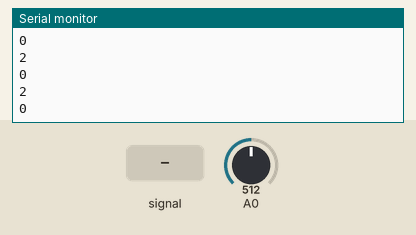
Recording of a sketch running on a simulated Arduino Uno, built with avr-gcc and run on an emulated ATmega328P. Parts: the last lines printed to the serial monitor. Inputs (shaded band) come from the test bench; at power-on: A0 = 512.

Above: at 1.2 s.
1.3 s: A0 fed a 200 Hz sine of ±81 counts around its level
At 1.81 s:
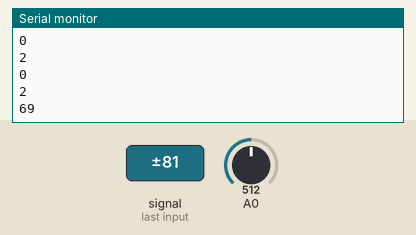
2.8 s: A0 set to 716
At 2.81 s:
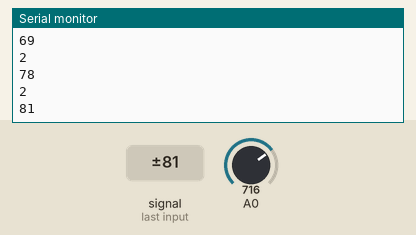
4.3 s: A0 fed a 1000 Hz sine of ±255 counts around its level
At 4.81 s:
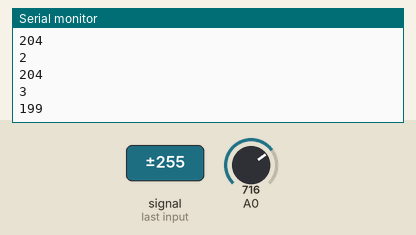
5.8 s: A0 set to 900
At 5.81 s:
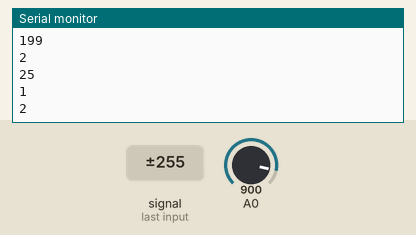
Timing chart, 0 to 8.3 s (numbered marks = the images above; inputs shaded):
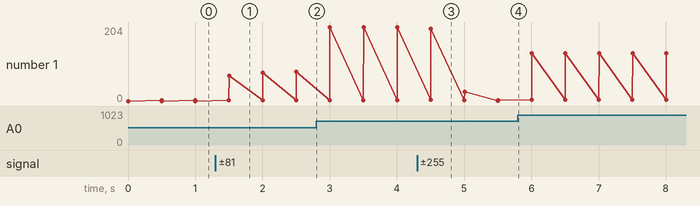

The sketch:

adc_ex.ino
```cpp
volatile uint16_t adc_val = 0;
volatile uint16_t adc_val1 = 0;

void setup() {
	noInterrupts();
	Serial.begin(9600);
	//ADC setup
	ADCSRA |= (1 << ADPS2)
         | (1 << ADPS1)
         | (1 << ADPS0); // Set ADC prescaler to 128 - 125KHz sample rate @ 16MHz
  	ADMUX |= (1 << REFS0); // Set ADC reference to AVCC

    ADMUX |= (1 << ADLAR); // Left adjust ADC result to allow easy 8 bit reading
	ADCSRA |= (1 << ADATE);
	ADCSRA |= (1 << ADEN);  // Enable ADC
	ADCSRA |= (1 << ADIE);  // Enable ADC Interrupt
	ADCSRB |= (1 << ADTS2) | (1 << ADTS1) | (1 << ADTS0);

	// ADMUX &= ~(1 << MUX0)
	//     &  ~(1 << MUX1)
	//     &  ~(1 << MUX2)
	//     &  ~(1 << MUX3);
	ADMUX = 0x00;
	ADCSRA |= (1 << ADSC);  // Start A2D Conversions
	interrupts();
}

void loop() {
	Serial.println(adc_val);
	Serial.println(adc_val1);
	delay(500);
}

ISR(ADC_vect)
{
	digitalWrite(13,HIGH);
	ADCSRA |= (1 << ADSC);
	// while(!(ADCSRA & (1<<ADIF)));
	// ADCSRA|=(1<<ADIF);
	adc_val = ADCH;
	adc_val1 = ADCL;
	digitalWrite(13,LOW);
}
```

Measured:
- after the input at 1.3 s, the serial monitor: prints a new line after 0.20 s (image 1)
- after the input at 4.3 s, the serial monitor: prints a new line after 0.20 s (image 3)
- plotted number 1: 0 → 81 after the input at 1.3 s, 81 → 204 after the input at 2.8 s, 2 → 132 after the input at 5.8 s
